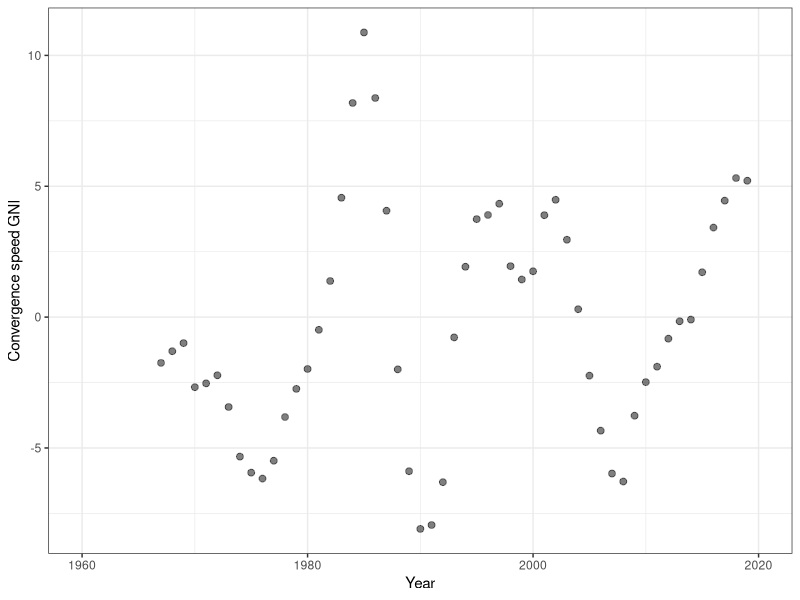
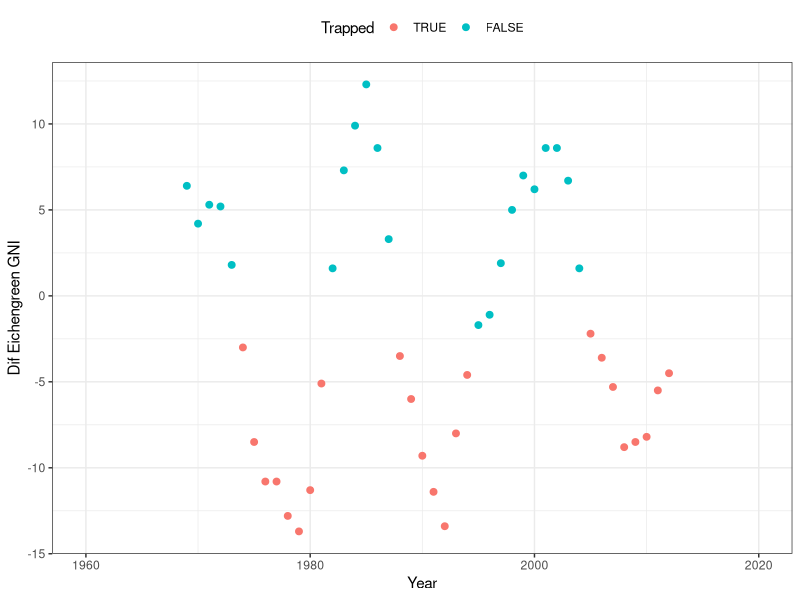
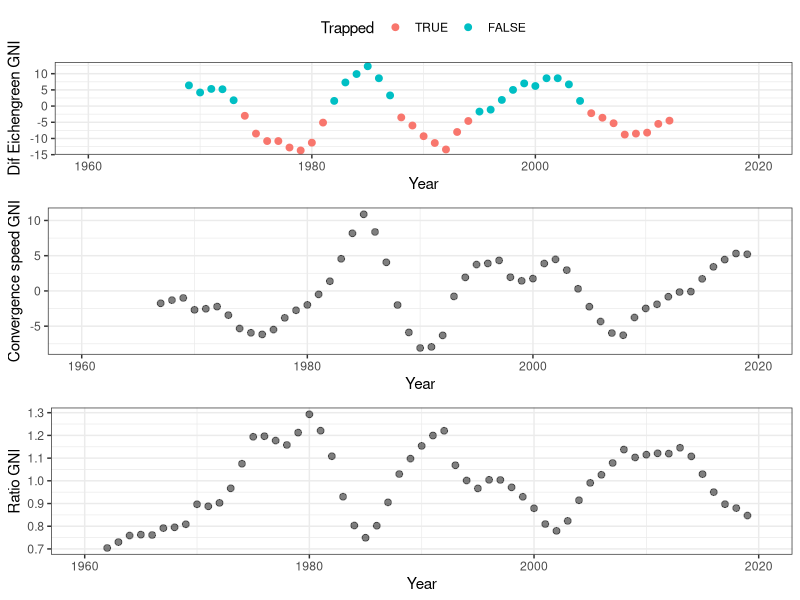
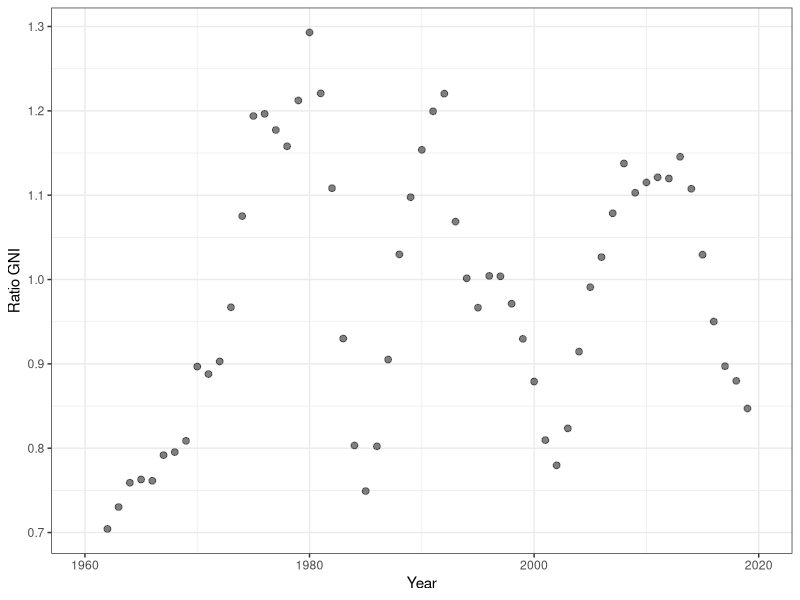

Source code (R) for these figures, in order: (Note: this script raises an error after producing the figures.)
# Script to generate all magnitudes
# 
# List lcriteria allows to choose GDP, GNI or both
#
# Author: Javier Garcia-Algarra
# August 2021
# 
# Inputs:  data/GDP2010_WB.csv    GNIS.csv
# Results: data/all_speeds_criteria.csv
#          figs/countries

library(ggplot2)
library(cowplot)
library(patchwork)
library(zoo)


lcriteria <- c("GDP","GNI")
lcriteria <- c("GNI")
lcountry <- c("Brazil","Chile","China","Colombia","Mexico","Morocco","Malaysia","Korea, Rep.","Puerto Rico",
              "Nigeria","Vietnam","Peru","Bulgaria", "Thailand", "Paraguay","Bolivia","Lebanon",
              "India","Argentina","Pakistan","Philippines","Indonesia","Turkey","Ecuador","Guatemala","France","Italy",
              "South Africa","Uruguay","Botswana","Costa Rica","Panama","Nicaragua","El Salvador","Portugal","Spain")
#lcountry <- c("Poland","Romania","Bulgaria","Hungary","Belarus","Serbia")

criteria <- read.table("criteria.txt")
lcriteria <- criteria$V1

countries_msci <- read.csv("data/countries_msci.csv")
lcountrycode <- countries_msci$ISOCode

#lcountrycode <- c("ARG")   # Pick one country to test

USA_perc_middle <- 0.3
gap_widening <- -0.7
mmovper <- 5
print_indiv <- TRUE      # Print individual files
last_year_Ecihengreen <- 2013
tdir1 <- "figs"
tdir2 <- paste0(tdir1,"/countries")
if (!dir.exists(tdir2))
  dir.create(tdir1)
  dir.create(tdir2)

for (criteria in lcriteria)
{
  count_countries <- 0  
  for (countrycode in lcountrycode)
  {
    count_countries <- count_countries + 1
    print(paste(countrycode,criteria))
    if (criteria == "GNI"){
      DATA_WB <- read.csv("data/GNIS.csv")
    } else
      DATA_WB <- read.delim2("data/GDP2010_WB.csv")
    rawdata <- DATA_WB[DATA_WB$Country.Code==countrycode,]
    usadata <- DATA_WB[DATA_WB$Country.Name=="United States",]
    country <- DATA_WB[DATA_WB$Country.Code==countrycode,]$Country.Name
    datos_pais <- data.frame("Year"=seq(1960,2019))
    datos_pais$Magnitude = 0
    datos_pais$growth = 0
    datos_pais$gb = 0
    datos_pais$ga = 0
    datos_pais$dif = 0
    datos_pais$dgrowth_dt = 0
    datos_pais$USAMagnitude = 0
    datos_pais$ratio = 0
    datos_pais$dratio_dt = 0
    datos_pais$dratio_dt_mmov = 0
    period_calc = 7
    for (i in 1960:2020){
      datos_pais$Magnitude[i-(1960)] <- as.numeric(rawdata[,4+i-1960])
      datos_pais$USAMagnitude[i-(1960)] <- as.numeric(usadata[,4+i-1960]) # USA GDP or GNI
      datos_pais$ratio[i-(1960)] <- datos_pais$Magnitude[i-(1960)]/datos_pais$USAMagnitude[i-(1960)]
    }
    for (j in 2:nrow(datos_pais))
      datos_pais$growth[j] <- 100*(datos_pais$Magnitude[j] - datos_pais$Magnitude[j-1])/
                              (datos_pais$Magnitude[j-1])  # Magnitude growth
    for (j in 2:nrow(datos_pais)){
      datos_pais$dgrowth_dt[j] <- (datos_pais$growth[j] - datos_pais$growth[j-1])
      # Gap closing speed
      datos_pais$dratio_dt[j] <- 100*(datos_pais$ratio[j] - datos_pais$ratio[j-1])
    }
    datos_pais$dratio_dt_mmov <- rollmean(datos_pais$dratio_dt, mmovper, fill = NA,  align = "right")
    
    for (j in 2:nrow(datos_pais))
      datos_pais$dratio_dt2_mmov[j] <- (datos_pais$dratio_dt_mmov[j] - datos_pais$dratio_dt_mmov[j-1])
    # criteria Eichengreen
    for (j in period_calc:nrow(datos_pais))
      datos_pais$gb[j] <- sum(datos_pais$growth[(j-(period_calc-1)):j])/period_calc
    for (j in 1:(nrow(datos_pais)-period_calc))
      datos_pais$ga[j] <- sum(datos_pais$growth[(j+1):(j+(period_calc))])/period_calc
    for (j in 1:nrow(datos_pais))
      datos_pais$dif[j] <- datos_pais$ga[j]-datos_pais$gb[j]
    datosplot <- datos_pais[period_calc:(nrow(datos_pais)-period_calc),]
    datosplot$Trapped = FALSE
    mingb = 3.5
    mindif = -2
    minMagnitude = 5000
    limityears <- c(1960,2020)
    datosplot$gb = (floor(datosplot$gb* 10)+1)/10
    datosplot$dif = (floor(datosplot$dif* 10)+1)/10
    for (k in 1:nrow(datosplot)){
      datosplot$Trapped[k] = (datosplot$Magnitude[k]>minMagnitude) & (datosplot$gb[k]>=mingb) & (datosplot$dif[k] <= mindif)
    }
    pEichen <- ggplot(data= datosplot, aes(x=Year,y=dif,color=Trapped))+
         geom_point(size=2)+ylab(paste("Dif Eichengreen",criteria))+
         scale_color_discrete(limits = c('TRUE', 'FALSE'))+
         xlim(limityears)+theme_bw()+theme(legend.position="top")
    
    datosEich <- datos_pais[(datos_pais$Year >= min(datosplot$Year))&
                              (datos_pais$Year<last_year_Ecihengreen),]
    datosEich <- datos_pais 
    pClosingGapSpeed <- ggplot(data= datosEich, aes(x=Year,y=-dratio_dt_mmov))+
      geom_point(size=2,col="black",alpha=0.5)+ylab(paste("Convergence speed",criteria))+
      xlim(limityears)+theme_bw()
    
    pratio <- ggplot(data= datosEich, aes(x=Year,y=ratio))+
      geom_point(size=2,col="black",alpha=0.5)+ylab(paste("Ratio",criteria))+
      xlim(limityears)+theme_bw()
    
    pizda <- plot_grid(
      pEichen, pClosingGapSpeed, pratio,
      ncol = 1
    )
    
    datos_pais$Country = country
    datos_pais$CountryCode = rawdata$Country.Code[1]
    if (print_indiv){
      ppi <- 300
      nfile <- paste0(tdir,"/ALL_",country,"_",criteria,"_",mmovper)
      png(paste0(nfile,".png"), width=12*ppi, height=7*ppi, res=ppi)

      my_breaks <- c(100,500,1000,2500,5000,10000,20000,50000)
      my_breaks <- c(100,500,5000,50000)
      datos_speed <- datos_pais[!is.na(datos_pais$dratio_dt_mmov),]
      pratiospeed <- ggplot(data=datos_speed) +
        geom_path(
          aes(y = -dratio_dt_mmov, x = ratio, colour=Magnitude),alpha=0.5,size = 1)+
        geom_point(aes(y = -dratio_dt_mmov, x = ratio, colour=Magnitude),size=2,
                 alpha=1) +
        scale_color_gradientn(name=criteria,colours=c("violet","blue","green","yellow","orange","red"),trans="log",
                                                      breaks = my_breaks, labels = my_breaks,limits=c(100,100000))+
        geom_hline(yintercept=gap_widening, color="red",linetype = "dotted",size=0.3) +
        geom_vline(xintercept=USA_perc_middle, color="red",linetype = "dotted",size=0.3) +
        geom_text_repel(data=subset(datos_speed,(Year%%5 == 0) | (Year==max(Year)) | (Year==min(Year))),
                    aes(label=Year,y = -dratio_dt_mmov, x = ratio, vjust=0.1),
                    size=4 ,color="black") + 
        scale_x_log10()+
        ylab("Convergence speed") + xlab(paste(criteria,"ratio"))+
        theme_bw()+theme(panel.grid.minor = element_blank(),
                         panel.grid.major = element_line(size = 0.3,linetype = "dashed"),
                         legend.title = element_text(face="bold", size=15),
                         legend.text = element_text( size=11),
                         axis.text.y = element_text(face="bold", size=14),
                         axis.text.x = element_text(face="bold", size=14),
                         axis.title.x = element_text(face="bold", size=16),
                         axis.title.y  = element_text(face="bold", size=16))


      pacc <- ggplot(data=datos_pais) +
        geom_path(
          aes(y = -dratio_dt2_mmov, x = -dratio_dt_mmov),color="blue",alpha=0.3,
          linetype = "dotted", size = 0.5)+
        geom_point(aes(y = -dratio_dt2_mmov, x = -dratio_dt_mmov, size=ratio),
                   color="purple",alpha=0.2) +
        geom_text(data=subset(datos_pais,(Year%%5 == 0)),
                  aes(label=Year,y = -dratio_dt2_mmov, x = -dratio_dt_mmov, vjust=1, hjust=1.2),
                  size=2,color="purple") + xlab("Gap closing speed") + ylab("Gap closing acceleration") +
        theme_bw()+theme(legend.position="bottom",
                         panel.grid.minor = element_blank(),
                         panel.grid.major = element_line(size = 0.25))
      
      pdcha <- plot_grid(
        pratiospeed, pacc,
        ncol = 1
      )
      todo <- plot_grid(
        pizda,pratiospeed,
        ncol = 2
        )+plot_annotation(title = paste(country,criteria))
      print(todo)
      dev.off()
      
      
      nfile <- paste0(tdir,"/PHASE_",country,"_",criteria,"_",mmovper)
      png(paste0(nfile,".png"), width=8*ppi, height=7*ppi, res=ppi)
      print(pratiospeed)
      dev.off()
      
      nfile <- paste0(tdir,"/TIMELINE_",country,"_",criteria,"_",mmovper)
      png(paste0(nfile,".png"), width=7*ppi, height=10*ppi, res=ppi)
      ptimes <- plot_grid(
        pEichen, pClosingGapSpeed, pratio,labels=c("A","B","C"),
        label_size = 16,
        ncol = 1
      )
      print(ptimes)
      dev.off()
    }
    if (count_countries == 1)
      datos_all <- datos_pais
    else
      datos_all <- rbind(datos_all,datos_pais)
  }

  refx <- USA_perc_middle
  refy <- 0
  lp <- unique(datos_all$Country)
  datadist <- data.frame("Country"=c(),"CountryCode"=c(),"distX"=c(),"distY"=c())
  for (k in lp){
    clean_data <- datos_all[(datos_all$Country == k) & !is.na(datos_all$ratio) & 
                            !is.na(datos_all$dratio_dt_mmov),]
    datosx <- datos_all[(datos_all$Country == k) & !is.na(datos_all$ratio),]$ratio
    datosy <- datos_all[(datos_all$Country == k) & !is.na(datos_all$dratio_dt_mmov),]$dratio_dt_mmov
    datadist <- rbind(datadist,data.frame("Country"=k,"CountryCode"= clean_data$CountryCode[1],
                                          "distX"=mean(clean_data$ratio),
                      "distY"=mean(clean_data$dratio_dt_mmov)))
  }
  
  datos_total <- subset(datos_all,select=-c(ga,gb))
  write.csv(datos_total,paste0("data/all_speeds_",criteria,".csv"),row.names = FALSE)

  
}
